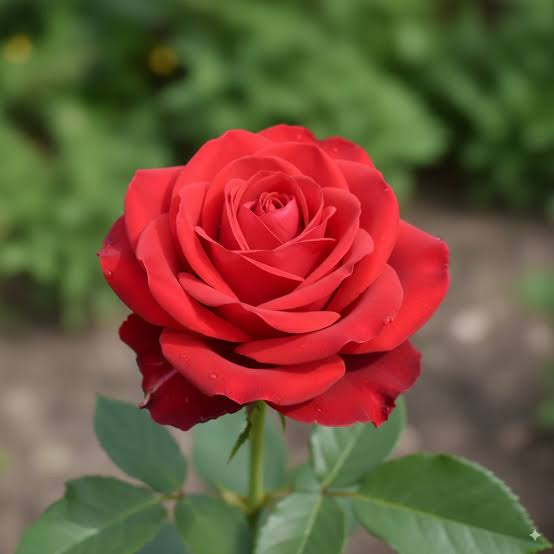
#> input picture input/images.jpg, 554 x 554 px
$ python canny_danh_gia_va_anh_mau.py   (older library calls are emulated)
#> lines starting #> are read from the running program, lines starting #| are printed output that depends on the picture; after the words box and inside, x2 and y2 are one past the last pixel; in counts of white or black regions, pixels touching at a corner belong together
### lab_xuly_anh/common.py
"""
common.py - Ham dung chung cho cac bai lab (giong phong cach cac file cu:
hop thoai chon anh bang tkinter, doc/ghi duong dan tieng Viet bang imdecode/imencode).

Neu may khong co tkinter hoac khong co man hinh (server), chuong trinh se:
  - doc duong dan tu dong lenh (sys.argv), hoac
  - dung anh mau tu sinh ra,
  - luu anh ra thu muc results thay vi hien thi cua so.
"""
import os
import sys
import numpy as np
import cv2

RESULTS_DIR = "results"
IMG_TYPES = [("Anh", "*.jpg *.jpeg *.png *.bmp *.webp *.tif *.tiff"), ("Tat ca", "*.*")]
VIDEO_TYPES = [("Video", "*.mp4 *.avi *.mov *.mkv *.wmv"), ("Tat ca", "*.*")]
IMG_EXT = (".jpg", ".jpeg", ".png", ".bmp", ".webp", ".tif", ".tiff")


def _tk_root():
    import tkinter as tk
    root = tk.Tk()
    root.withdraw()
    root.attributes("-topmost", True)
    return root


def chon_anh(title="Chon anh", argv_index=1):
    """Hop thoai chon 1 anh. Uu tien tham so dong lenh. Tra ve '' neu huy / khong co tkinter."""
    if len(sys.argv) > argv_index and os.path.isfile(sys.argv[argv_index]):
        return sys.argv[argv_index]
    try:
        from tkinter import filedialog
        root = _tk_root()
        path = filedialog.askopenfilename(title=title, filetypes=IMG_TYPES)
        root.destroy()
        return path
    except Exception:
        return ""


# [49 lines left out: functions chon_nhieu_anh, chon_thu_muc, chon_video, not called in this run]


def doc_anh(path, flags=cv2.IMREAD_COLOR):
    """Doc anh ho tro duong dan co dau tieng Viet."""
    data = np.fromfile(path, dtype=np.uint8)
    return cv2.imdecode(data, flags)


def luu_anh(path, img):
    """Luu anh (duong dan Unicode). Tu tao thu muc cha."""
    folder = os.path.dirname(path)
    if folder:
        os.makedirs(folder, exist_ok=True)
    ext = os.path.splitext(path)[1] or ".png"
    ok, buf = cv2.imencode(ext, img)
    if ok:
        buf.tofile(path)
    return ok


def ket_qua(name):
    """Duong dan file trong thu muc results (tu tao thu muc)."""
    os.makedirs(RESULTS_DIR, exist_ok=True)
    return os.path.join(RESULTS_DIR, name)


# [14 lines left out: function anh_mau, not called in this run]


def lay_anh(title="Chon anh", resize_max=None):
    """Chon anh bang hop thoai; neu khong chon duoc thi dung anh mau.
    Tra ve (img_bgr, ten_hien_thi)."""
    path = chon_anh(title)
#> the answer given: ../input/images.jpg
    if path:
        img = doc_anh(path)
#> in doc_anh, returned value is the input picture: shape (554, 554, 3); mean B, G, R 59.3, 83.7, 114.5
        if img is None:
            sys.exit(f"Khong doc duoc anh: {path}")
        name = os.path.splitext(os.path.basename(path))[0]
    else:
        print("Khong chon anh -> dung anh mau.")
        img = anh_mau()
        name = "anh_mau"
    if resize_max:
        h, w = img.shape[:2]
#> h = 554; w = 554
        s = min(1.0, resize_max / max(h, w))
#> s = 1
        if s < 1:
            img = cv2.resize(img, (int(w * s), int(h * s)), interpolation=cv2.INTER_AREA)
    return img, name


# [9 lines left out: function hien_thi_matplotlib, not called in this run]


def hien_thi_cv(title, img, save_name=None, max_w=1300, max_h=750):
    """Luu anh vao results va hien cua so OpenCV (tu thu nho cho vua man hinh)."""
    if save_name:
        luu_anh(ket_qua(save_name), img)
        print("Da luu:", ket_qua(save_name))
    if os.environ.get("LAB_NO_SHOW") == "1":
        return
    h, w = img.shape[:2]
    s = min(max_w / w, max_h / h, 1)
    if s < 1:
        img = cv2.resize(img, (int(w * s), int(h * s)), interpolation=cv2.INTER_AREA)
    try:
        cv2.imshow(title, img)
        cv2.waitKey(0)
        cv2.destroyAllWindows()
    except cv2.error:
        print("(Khong co man hinh de hien cua so - chi luu file.)")


def gan_nhan(img, text, h=28):
    """Ghi tieu de len anh (giong ham label trong loc_trung_binh.py). Tra ve anh BGR."""
    if img.ndim == 2:
        img = cv2.cvtColor(img, cv2.COLOR_GRAY2BGR)
    out = img.copy()
    cv2.rectangle(out, (0, 0), (out.shape[1], h), (0, 0, 0), -1)
    cv2.putText(out, text, (8, h - 8), cv2.FONT_HERSHEY_SIMPLEX, 0.55,
                (255, 255, 255), 1, cv2.LINE_AA)
    return out


def luoi_anh(imgs, titles, cols=3, cell=(380, 300)):
    """Ghep nhieu anh (xam/mau) thanh luoi co tieu de, de hien thi/luu bang OpenCV."""
    cells = []
    for im, t in zip(imgs, titles):
        im = cv2.resize(im, cell, interpolation=cv2.INTER_AREA)
        cells.append(gan_nhan(im, t))
    while len(cells) % cols:
        cells.append(np.zeros_like(cells[0]))
    rows = [np.hstack(cells[i:i + cols]) for i in range(0, len(cells), cols)]
    return np.vstack(rows)

### lab_xuly_anh/canny_danh_gia_va_anh_mau.py
"""
CHUONG 2 - Cac cau hoi mo rong (minh hoa bang code):
  1. Danh gia chat luong canh Canny: Precision / Recall / F1 so voi "canh chuan".
     (Neu khong co ground truth, lay canh Canny cua anh SACH lam chuan, roi danh
      gia tren anh bi nhieu.)  Co them chi so Pratt FOM.
  2. Cai thien hieu suat: nguong tu dong (median / Otsu), loc song phuong,
     non-local-means khu nhieu truoc Canny.
  3. Canny tren anh mau: (a) chuyen xam, (b) Canny tung kenh roi OR,
     (c) lay gradient lon nhat 3 kenh (Di Zenzo gan dung).
  4. Canny cho video: xem canny_video_webcam.py

Chay:  python canny_danh_gia_va_anh_mau.py
"""
import cv2
import numpy as np
from scipy import ndimage

from common import lay_anh, luoi_anh, hien_thi_cv

img, name = lay_anh("Chon anh de danh gia Canny", resize_max=600)
#> name = 'images'
gray = cv2.cvtColor(img, cv2.COLOR_BGR2GRAY)
np.random.seed(0)


def prf(pred, gt, tol=2):
    """Precision/Recall/F1 co dung sai tol pixel (canh lech 1-2 pixel van tinh dung)."""
    pred_b, gt_b = pred > 0, gt > 0
    dt_gt = ndimage.distance_transform_edt(~gt_b)
    dt_pr = ndimage.distance_transform_edt(~pred_b)
    tp_p = np.count_nonzero(pred_b & (dt_gt <= tol))
    tp_r = np.count_nonzero(gt_b & (dt_pr <= tol))
    p = tp_p / max(1, np.count_nonzero(pred_b))
    r = tp_r / max(1, np.count_nonzero(gt_b))
    f1 = 2 * p * r / (p + r + 1e-9)
    return p, r, f1


def pratt_fom(pred, gt, alpha=1 / 9):
    """Pratt Figure of Merit (1 = hoan hao)."""
    pred_b, gt_b = pred > 0, gt > 0
    n_i, n_d = np.count_nonzero(gt_b), np.count_nonzero(pred_b)
    if max(n_i, n_d) == 0:
        return 1.0
    d = ndimage.distance_transform_edt(~gt_b)[pred_b]
    return float(np.sum(1.0 / (1.0 + alpha * d ** 2)) / max(n_i, n_d))


def auto_canny(g, s=0.33):
    m = np.median(g)
    return cv2.Canny(g, int(max(0, (1 - s) * m)), int(min(255, (1 + s) * m)))


def otsu_canny(g):
    t, _ = cv2.threshold(g, 0, 255, cv2.THRESH_BINARY + cv2.THRESH_OTSU)
    return cv2.Canny(g, 0.5 * t, t)


# ----------------- 1 + 2. Danh gia & cai thien -----------------
gt = cv2.Canny(cv2.GaussianBlur(gray, (5, 5), 1.4), 50, 150)        # "canh chuan"
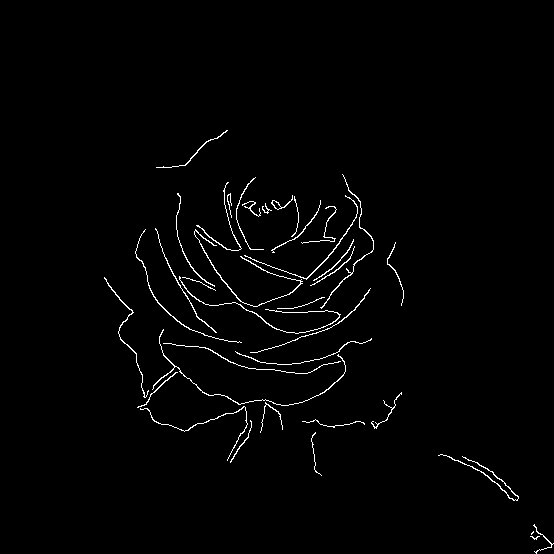
#> gt: shape (554, 554); 1.5% white in thin lines or dots, all inside (x1, y1, x2, y2) = (104, 130, 554, 554)
noisy = np.clip(gray.astype(np.float32) + np.random.normal(0, 20, gray.shape), 0, 255).astype(np.uint8)

methods = {
    "Canny co dinh 50/150 (khong loc)": cv2.Canny(noisy, 50, 150),
    "Gauss 5x5 + 50/150": cv2.Canny(cv2.GaussianBlur(noisy, (5, 5), 1.4), 50, 150),
    "Gauss + nguong auto (median)": auto_canny(cv2.GaussianBlur(noisy, (5, 5), 1.4)),
    "Gauss + nguong Otsu": otsu_canny(cv2.GaussianBlur(noisy, (5, 5), 1.4)),
    "Bilateral + 50/150": cv2.Canny(cv2.bilateralFilter(noisy, 9, 75, 75), 50, 150),
    "NL-Means + 50/150": cv2.Canny(cv2.fastNlMeansDenoising(noisy, None, 15, 7, 21), 50, 150),
}
#> in auto_canny, `m = np.median(g)`: m = 92
#> in auto_canny, `return cv2.Canny(g, int(max(0, (1 - s) * m)), int(min(255, (1 + s) * m..`: returned value: shape (554, 554); 2% white in thin lines or dots, all inside (x1, y1, x2, y2) = (74, 123, 554, 553)
#> in otsu_canny, `t, _ = cv2.threshold(g, 0, 255, cv2.THRESH_BINARY + cv2.THRESH_OTSU)`: t = 85
#> in otsu_canny, `return cv2.Canny(g, 0.5 * t, t)`: returned value: shape (554, 554); 5.4% white in thin lines or dots
print("1-2. Danh gia tren anh nhieu (chuan = Canny cua anh sach, sai so 2 pixel)")
print(f"{'Phuong phap':<36}{'Precision':>10}{'Recall':>9}{'F1':>8}{'Pratt':>8}")
for k, e in methods.items():
    p, r, f1 = prf(e, gt)
    print(f"{k:<36}{p:>10.3f}{r:>9.3f}{f1:>8.3f}{pratt_fom(e, gt):>8.3f}")
#> this loop made 6 passes
#> (k, tp_p in prf, tp_r in prf, p, r, f1, n_d in pratt_fom) on passes 1 to 6: ('Canny co dinh 50/150 (khong loc)', 6788, 4590, 0.0619, 0.999, 0.117, 109699), ('Gauss 5x5 + 50/150', 4209, 4092, 0.771, 0.891, 0.826, 5461), ('Gauss + nguong auto (median)', 4286, 4209, 0.692, 0.916, 0.788, 6196), ('Gauss + nguong Otsu', 4851, 4552, 0.294, 0.991, 0.454, 16496), ('Bilateral + 50/150', 3063, 2978, 0.94, 0.648, 0.767, 3259), ('NL-Means + 50/150', 5211, 4344, 0.542, 0.946, 0.689, 9610)
#| Canny co dinh 50/150 (khong loc)         0.062    0.999   0.117   0.102
#| Gauss 5x5 + 50/150                       0.771    0.891   0.826   0.784
#| Gauss + nguong auto (median)             0.692    0.916   0.788   0.709
#| Gauss + nguong Otsu                      0.294    0.991   0.454   0.331
#| Bilateral + 50/150                       0.940    0.648   0.767   0.654
#| NL-Means + 50/150                        0.542    0.946   0.689   0.592
#> pass 1, in prf, `dt_pr = ndimage.distance_transform_edt(~pred_b)`:
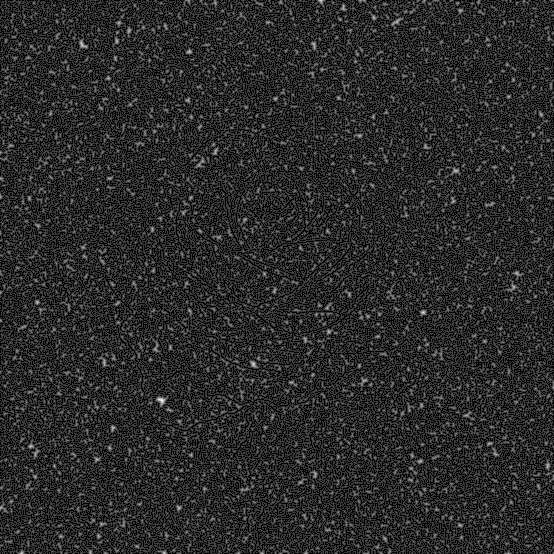
#> dt_pr: shape (554, 554) float64; min 0, max 4.47, mean 0.714; drawn with min black and max white

res1 = luoi_anh([gt, noisy] + list(methods.values()),
                ["Canh chuan", "Anh nhieu"] + list(methods.keys()), cols=4, cell=(330, 260))
#> the loop in luoi_anh, `for im, t in zip(imgs, titles):` made 8 passes
#> t on passes 1 to 8: 'Canh chuan', 'Anh nhieu', 'Canny co dinh 50/150 (khong loc)', 'Gauss 5x5 + 50/150', 'Gauss + nguong auto (median)', 'Gauss + nguong Otsu', 'Bilateral + 50/150', 'NL-Means + 50/150'
#> after the loop in luoi_anh, `for im, t in zip(imgs, titles):`: cells = 8 items
#> in luoi_anh, `rows = [np.hstack(cells[i:i + cols]) for i in range(0, len(cells), col..`: rows = 2 items
hien_thi_cv("Danh gia & cai thien Canny", res1, f"c2mr_{name}_danh_gia.png")

# ----------------- 3. Canny tren anh mau -----------------
b, g, r = cv2.split(cv2.GaussianBlur(img, (5, 5), 1.4))
e_gray = cv2.Canny(cv2.GaussianBlur(gray, (5, 5), 1.4), 50, 150)
e_or = cv2.bitwise_or(cv2.bitwise_or(cv2.Canny(b, 50, 150), cv2.Canny(g, 50, 150)),
                      cv2.Canny(r, 50, 150))
#> e_or: shape (554, 554); 2.7% white in thin lines or dots, all inside (x1, y1, x2, y2) = (40, 121, 554, 554)
# Gradient lon nhat cua 3 kenh -> NMS don gian bang cach dua vao Canny tren kenh co gradient manh nhat
mags = []
for ch in (b, g, r):
    gx = cv2.Sobel(ch, cv2.CV_32F, 1, 0)
    gy = cv2.Sobel(ch, cv2.CV_32F, 0, 1)
    mags.append(cv2.magnitude(gx, gy))
#> this loop made 3 passes
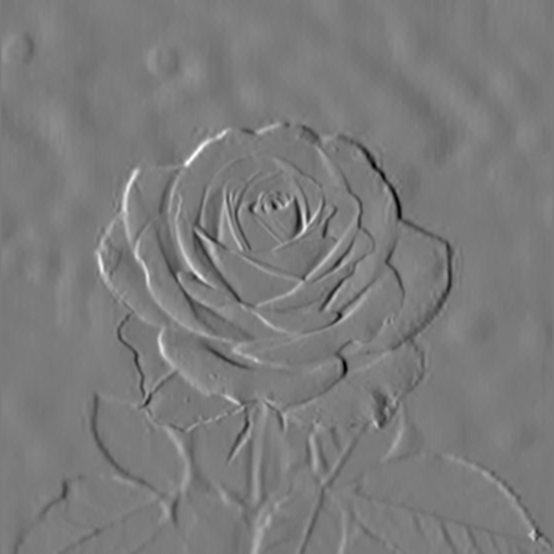
#> gx: shape (554, 554) float32; min -274, max 290, mean -0.5; drawn with min black and max white
#> after the loop, mags = 3 items
mag_max = np.max(mags, axis=0)
idx = np.argmax(mags, axis=0)
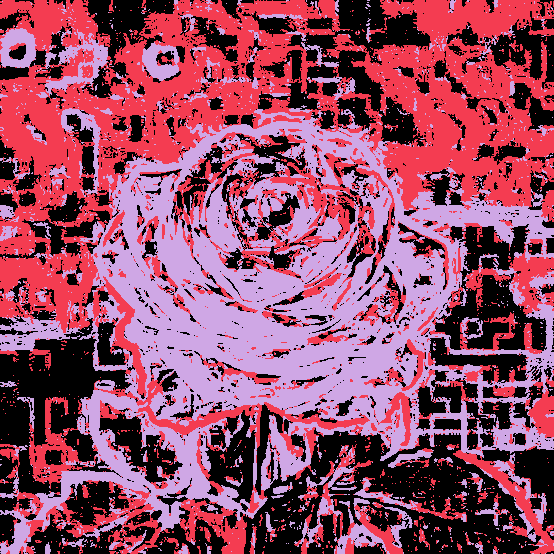
#> idx: shape (554, 554) int64; 3 distinct labels, from 0 to 2; one colour per label, 0 black
stack = np.stack([b, g, r], axis=-1)
best = np.take_along_axis(stack, idx[..., None], axis=2)[..., 0]
e_max = cv2.Canny(best, 50, 150)
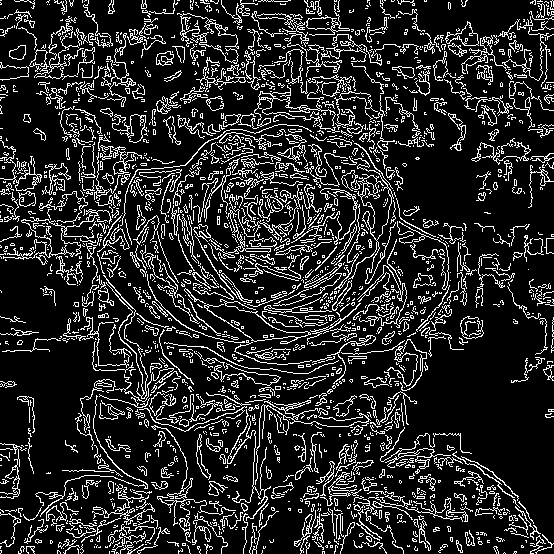
#> e_max: shape (554, 554); 15.7% white in thin lines or dots

print("\n3. Canny tren anh mau - so pixel canh:")
for k, e in [("Chuyen xam", e_gray), ("Tung kenh BGR + OR", e_or), ("Kenh gradient lon nhat", e_max)]:
    print(f"   {k:<26}{np.count_nonzero(e):>8} pixel")
#> this loop made 3 passes
#|    Chuyen xam                    4594 pixel
#|    Tung kenh BGR + OR            8354 pixel
#|    Kenh gradient lon nhat       48250 pixel
res3 = luoi_anh([img, e_gray, e_or, e_max],
                ["Anh mau", "Chuyen xam roi Canny", "Canny 3 kenh + OR", "Kenh gradient lon nhat"],
                cols=4, cell=(330, 260))
#> the loop in luoi_anh (call 2), `for im, t in zip(imgs, titles):` made 4 passes
#> pass 1, in luoi_anh (call 2), `im = cv2.resize(im, cell, interpolation=cv2.INTER_AREA)`:
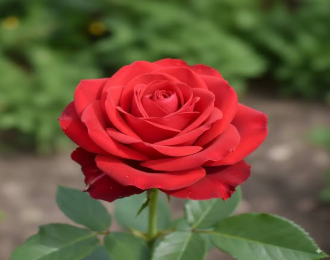
#> im: shape (260, 330, 3); mean of channels 0, 1, 2 59.3, 83.7, 114.5; drawn as B, G, R
#> after the loop in luoi_anh (call 2), `for im, t in zip(imgs, titles):`: cells = 4 items
#> in luoi_anh (call 2), `rows = [np.hstack(cells[i:i + cols]) for i in range(0, len(cells), col..`: rows = 1 item
hien_thi_cv("Canny tren anh mau", res3, f"c2mr_{name}_anh_mau.png")
#> call 2 of hien_thi_cv, with title = 'Canny tren anh mau', save_name = 'c2mr_images_anh_mau.png', max_w = 1300, max_h = 750
#> in hien_thi_cv (call 2), `img = cv2.resize(img, (int(w * s), int(h * s)), interpolation=cv2.INTE..`:
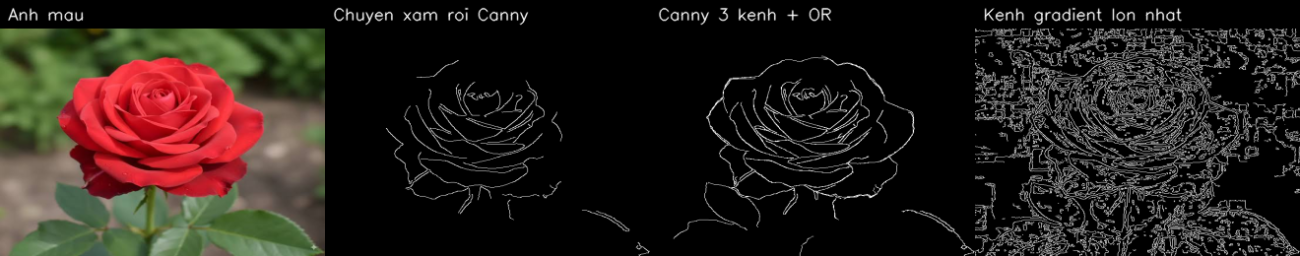
#> img: shape (256, 1300, 3); mean of channels 0, 1, 2 26.5, 31.3, 39.7; drawn as B, G, R
